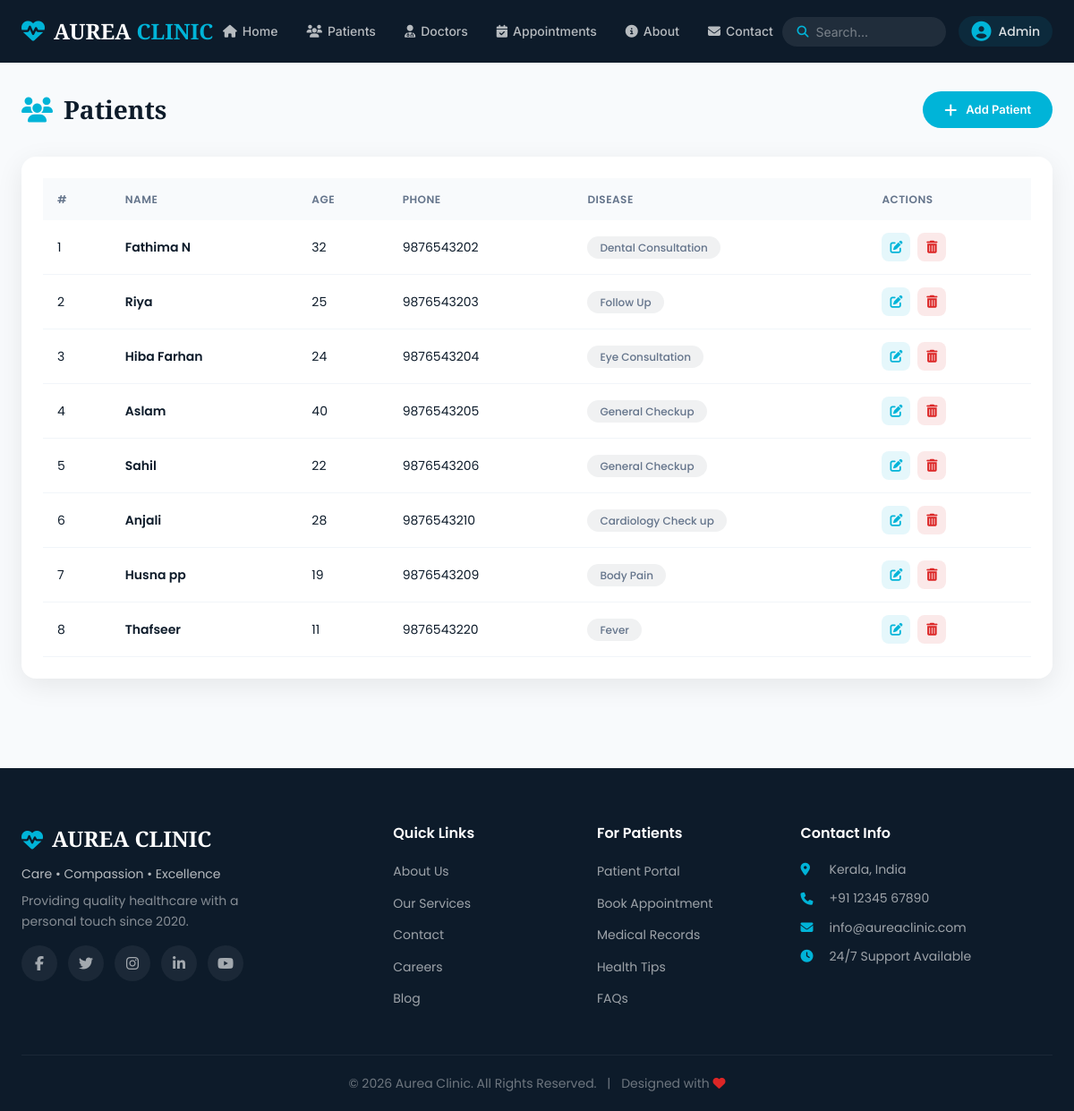
Page /list/ on the committed database.
### patients/models.py (models this page shows, shortened)
class Patient(models.Model):
    name = models.CharField(max_length=100)
    age = models.IntegerField()
    phone = models.CharField(max_length=15)
    disease = models.TextField()

### patients/views.py (the view)
# urls.py: path('list/', views.patient_list, name='patient_list'),
def patient_list(request):
    patients = Patient.objects.all()
    return render(request, 'patients/list.html', {'patients': patients})

### templates/patients/list.html (shortened to what this page needs)
{% extends 'base.html' %}
{% load static %}
{% block content %}
<section class="page-section">
    <div class="container">
        <div class="page-header">
            <h1 class="page-title"><i class="fas fa-users"></i> Patients</h1>
            <a href="{% url 'patient_create' %}" class="btn btn-primary btn-sm">
                <i class="fas fa-plus"></i> Add Patient
            </a>
        </div>
        <div class="table-card">
            <div class="table-responsive">
                <table class="data-table">
                    <thead>
                        <tr>
                            <th>#</th>
                            <th>Name</th>
                            <th>Age</th>
                            <th>Phone</th>
                            <th>Disease</th>
                            <th>Actions</th>
                        </tr>
                    </thead>
                    <tbody>
                        {% for patient in patients %}
                        <tr>
                            <td>{{ forloop.counter }}</td>
                            <td><strong>{{ patient.name }}</strong></td>
                            <td>{{ patient.age }}</td>
                            <td>{{ patient.phone }}</td>
                            <td><span class="disease-tag">{{ patient.disease }}</span></td>
                            <td>
                                <div class="action-buttons">
                                    <a href="{% url 'patient_update' patient.id %}" class="btn-action btn-edit">
                                        <i class="fas fa-edit"></i>
                                    </a>
                                    <a href="{% url 'patient_delete' patient.id %}" class="btn-action btn-delete">
                                        <i class="fas fa-trash-alt"></i>
                                    </a>
                                </div>
                            </td>
                        </tr>
                        {% endfor %}
                    </tbody>
                </table>
            </div>
        </div>
    </div>
</section>
{% endblock %}

### static/css/style.css (style rules this page uses)
:root { --primary: #0D1B2A; --secondary: #1B4965; --accent: #00B4D8; --accent-dark: #0090b3; --bg: #F8FAFC; --white: #FFFFFF; --text: #0D1B2A; --text-light: #64748B; --success: #16A34A; --danger: #DC2626; --warning: #D97706; --shadow: 0 8px 30px rgba(0, 0, 0, 0.08); --shadow-hover: 0 12px 40px rgba(0, 0, 0, 0.15); --radius: 16px; --transition: all 0.3s cubic-bezier(0.4, 0, 0.2, 1); }
* { margin: 0; padding: 0; box-sizing: border-box; }
html { scroll-behavior: smooth; }
body { font-family: 'Poppins', sans-serif; background: var(--bg); color: var(--text); line-height: 1.6; min-height: 100vh; display: flex; flex-direction: column; }
.container { max-width: 1200px; margin: 0 auto; padding: 0 24px; }
.btn { display: inline-flex; align-items: center; gap: 10px; padding: 14px 35px; border-radius: 50px; text-decoration: none; font-family: 'Inter', sans-serif; font-weight: 600; font-size: 14px; transition: var(--transition); border: none; cursor: pointer; }
.btn-primary { background: var(--accent); color: #fff; }
.btn i { font-size: 16px; }
.table-responsive { overflow-x: auto; }
.page-title { font-family: 'Cinzel', serif; font-size: 28px; color: var(--text); margin: 30px 0 24px; display: flex; align-items: center; gap: 12px; }
.page-title i { color: var(--accent); }
.table-card { background: var(--white); border-radius: var(--radius); padding: 24px; box-shadow: var(--shadow); overflow-x: auto; margin-bottom: 40px; }
.data-table { width: 100%; border-collapse: collapse; }
.data-table thead { background: var(--bg); border-radius: 12px; }
.data-table th { padding: 14px 16px; text-align: left; font-size: 12px; font-weight: 600; color: var(--text-light); text-transform: uppercase; letter-spacing: 0.5px; }
.data-table td { padding: 14px 16px; border-bottom: 1px solid #F1F5F9; font-size: 14px; color: var(--text); }
.data-table tbody tr { transition: var(--transition); }
.data-table td strong { font-weight: 600; }
.page-section { padding: 30px 0 60px; }
.page-header { display: flex; justify-content: space-between; align-items: center; margin-bottom: 30px; flex-wrap: wrap; gap: 15px; }
.page-title { font-family: 'Cinzel', serif; font-size: 28px; color: var(--text); display: flex; align-items: center; gap: 12px; margin: 0; }
.btn-sm { padding: 10px 24px; font-size: 13px; }
.disease-tag { display: inline-block; padding: 3px 14px; border-radius: 50px; background: rgba(107, 114, 128, 0.1); color: var(--text-light); font-size: 12px; font-weight: 500; }
.action-buttons { display: flex; gap: 8px; }
.btn-action { width: 32px; height: 32px; border-radius: 8px; display: flex; align-items: center; justify-content: center; text-decoration: none; transition: var(--transition); }
.btn-edit { background: rgba(0, 180, 216, 0.1); color: var(--accent); }
.btn-delete { background: rgba(220, 38, 38, 0.1); color: var(--danger); }

### rows in the picture
Patient: name "Fathima N", age "32", phone "9876543202", disease "Dental Consultation"
Patient: name "Riya", age "25", phone "9876543203", disease "Follow Up"
Patient: name "Hiba Farhan", age "24", phone "9876543204", disease "Eye Consultation"
Patient: name "Aslam", age "40", phone "9876543205", disease "General Checkup"
Patient: name "Sahil", age "22", phone "9876543206", disease "General Checkup"
Patient: name "Anjali", age "28", phone "9876543210", disease "Cardiology Check up"
Patient: name "Husna pp", age "19", phone "9876543209", disease "Body Pain"
Patient: name "Thafseer", age "11", phone "9876543220", disease "Fever"
